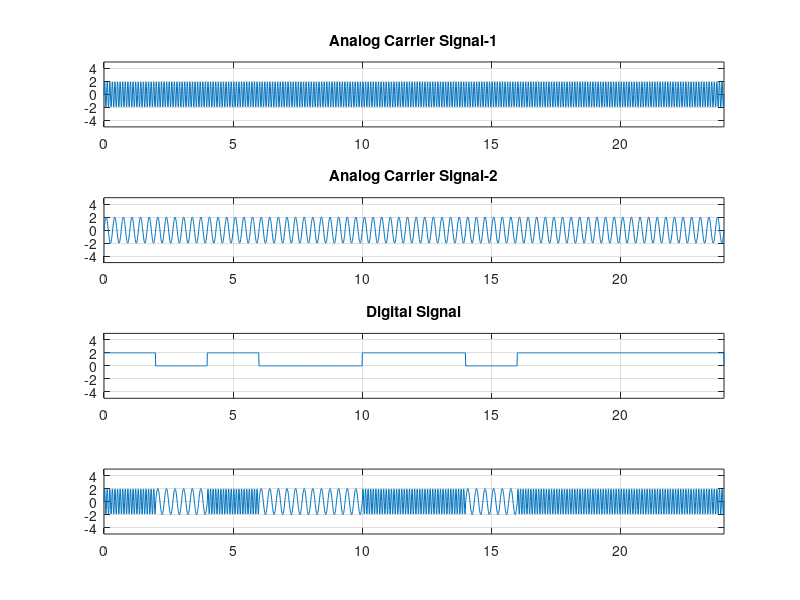

Write MATLAB code to recreate this figure.
%Digital signal....
%FSK 1 = has one frequency else another;

clear all;
clc;
bit = [1, 0, 1, 0, 0, 1, 1, 0, 1, 1, 1, 1];

v = 2;

am = 2;
fm = 10;
f2 = 3;
fs = 100;
bit_duration = 2; % bitrate = 1/bitduration
T = length(bit) * bit_duration; % len/bitrate.
t = 0:1/fs:T;

x_analog = am*sin(2*pi*fm*t);
subplot(4, 1, 1);
plot(t,x_analog);
xlim([0, T]);
ylim([-5, 5]);
title("Analog Carrier Signal-1");
grid on;

x_analog_2 = am*sin(2*pi*f2*t);
subplot(4, 1, 2);
plot(t,x_analog_2);
xlim([0, T]);
ylim([-5, 5]);
title("Analog Carrier Signal-2");
grid on;

x_digital = zeros(1, length(t));

%encoding
for i = 1:length(bit)
    from = (i-1)*fs*bit_duration+1;
    to = i*fs*bit_duration;
    
    if bit(i) == 1
        x_digital(from : to) = v;        
    else
        x_digital(from : to) = 0;
    end
end

subplot(4,1, 3);
plot(t, x_digital);
xlim([0, T]);
ylim([-5, 5]);
title("Digital Signal");
grid on;

%FSK
fsk = zeros(1, length(t));

for i = 1:length(bit)
    from = (i-1)*fs*bit_duration+1;
    to = i*fs*bit_duration;
    
    if bit(i) == 1
        fsk(from:to) = x_analog(from:to);
    else
        fsk(from:to) = x_analog_2(from:to);
    end
end

subplot(4,1, 4);
plot(t, fsk);
xlim([0, T]);
ylim([-5, 5]);
grid on;

%Demodulation
counter = 0;
for i = 1 : length(t)
  if t(i) > counter * bit_duration
    counter = counter + 1;
    if fsk((counter-1)*fs*bit_duration+1:counter*fs*bit_duration) == x_analog((counter-1)*fs*bit_duration+1:counter*bit_duration*fs)
      result(counter) = 1;
    else
      result(counter) = 0;
    endif
  endif
endfor

disp("Fsk Demodulation");
disp(result);